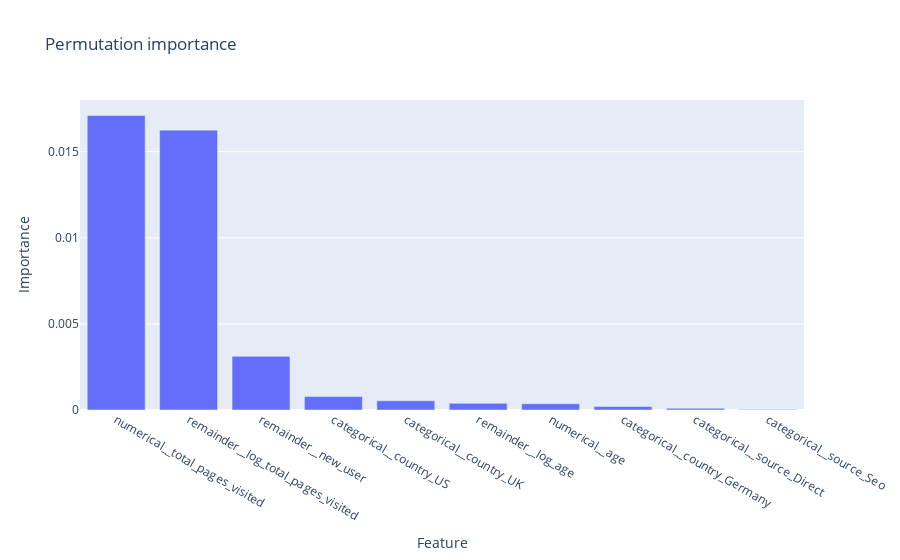

Source (notebook cell):
### Code cell
result = permutation_importance(best_randomforest_model, randfor_X_test, randfor_y_test, n_repeats=30, random_state=444719)

randfor_imp_df = pd.DataFrame({"Feature": randfor_preprocessor.get_feature_names_out(), "Importance": result.importances_mean})
randfor_imp_df = randfor_imp_df.sort_values("Importance", ascending=False)

fig = px.bar(data_frame=randfor_imp_df, x="Feature", y="Importance", title="Permutation importance")
fig.show()

### Figure 1 — Plotly figure (JSON) as saved in the notebook; plotly's stock layout.template omitted (floating-point values rounded to 4 significant figures)
{"data": [{"hovertemplate": "Feature=%{x}<br>Importance=%{y}<extra></extra>", "legendgroup": "", "marker": {"color": "#636efa", "pattern": {"shape": ""}}, "name": "", "orientation": "v", "showlegend": false, "textposition": "auto", "type": "bar", "x": ["numerical__total_pages_visited", "remainder__log_total_pages_visited", "remainder__new_user", "categorical__country_US", "categorical__country_UK", "remainder__log_age", "numerical__age", "categorical__country_Germany", "categorical__source_Direct", "categorical__source_Seo"], "xaxis": "x", "y": [0.0171, 0.01625, 0.003117, 0.000781, 0.000536, 0.0003875, 0.0003594, 0.0002062, 9.558e-05, 3.327e-05], "yaxis": "y"}], "layout": {"barmode": "relative", "legend": {"tracegroupgap": 0}, "title": {"text": "Permutation importance"}, "xaxis": {"anchor": "y", "domain": [0, 1], "title": {"text": "Feature"}}, "yaxis": {"anchor": "x", "domain": [0, 1], "title": {"text": "Importance"}}}}
